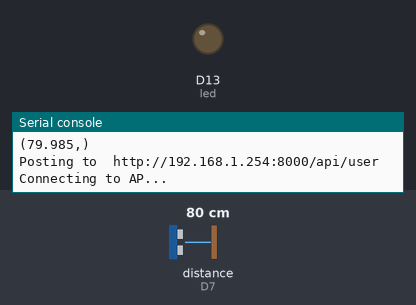
The program below on a simulated CircuitPython board. On the bench: output pins drawn as LEDs (lit = HIGH), the last lines printed to the serial console. The test bench sets the inputs (shaded band); at power-on: distance to the obstacle (sensor on D7) 80 cm. The echo pulse lasts 58.3 µs per cm; WiFi joins after 1.5 s; values from a settings file that is not in the repository are placeholders; web requests get an empty 200 reply after 0.4 s.

Above: at 0.9 s.
At 2.15 s:
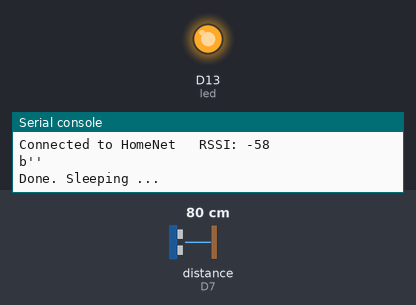
Timing chart, 0 to 7.5 s (numbered marks = the images above):
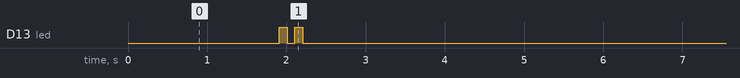

Measured:
- by itself, D13 (led): repeats every 5.8 s: LOW 0.10 s, HIGH 0.10 s, LOW 5.5 s, HIGH 0.10 s
- by itself, everything shown: repeats every 5.8 s, in 4 steps

The program:

spud.py
```python
"""Sample code and test for adafruit_in219"""
import board
import busio
import digitalio
from digitalio import DigitalInOut
import gc
import time
import adafruit_hcsr04


sonar = adafruit_hcsr04.HCSR04(trigger_pin=board.D10, echo_pin=board.D7)

SLEEPTIME = 1200

# Get Wifi and FarmOS details
try:
    from secrets import secrets
except ImportError:
    print("WiFi secrets are kept in secrets.py, please add them there!")
    raise

WIFI_ESSID=secrets['ssid']
WIFI_PASS=secrets['password']
PRIVATE_KEY=secrets['privkey']

print("PK=",PRIVATE_KEY)

#base_url= "http://localhost:8000/api/user"

base_url = "http://192.168.1.254:8000/api/user"

JSON_POST_URL = base_url

# esp32

import adafruit_esp32spi.adafruit_esp32spi_socket as socket
from adafruit_esp32spi import adafruit_esp32spi
import adafruit_requests as requests

esp32_cs = DigitalInOut(board.D11)
esp32_ready = DigitalInOut(board.D12)
esp32_reset = DigitalInOut(board.D9)

esp_spi = busio.SPI(board.SCK, board.MOSI, board.MISO)
esp = adafruit_esp32spi.ESP_SPIcontrol(esp_spi, esp32_cs, esp32_ready, esp32_reset)

led = digitalio.DigitalInOut(board.D13)
led.direction = digitalio.Direction.OUTPUT


def connect(essid,password): # note that these are arguments are b'essid' and b'password'
    print("Connecting to AP...")
    while not esp.is_connected:
        try:
            esp.connect_AP(essid, password)
        except RuntimeError as e:
            print("could not connect to AP, retrying: ",e)
            continue
    print("Connected to", str(esp.ssid, 'utf-8'), "\tRSSI:", esp.rssi)

    # Initialize a requests object with a socket and esp32spi interface
    requests.set_socket(socket, esp)


# measure and display loop
while True:

    gc.collect()

    #try:


    distance = sonar.distance
    print((distance,))


    json_data = {'private_key':PRIVATE_KEY,
        'current':0.,
        'voltage':0.,
        'resistance':distance
        }
    #json_data={"distance":distance}
    print("Posting to ",JSON_POST_URL)

    connect(WIFI_ESSID,WIFI_PASS)
    response = requests.post(JSON_POST_URL, json=json_data)
    print(response.content)
    response.close()

    print("Done. Sleeping ... ")
    for i in range(1,3):
        led.value=True
        time.sleep(.1)
        led.value = False
        time.sleep(.1)

    #except Exception as e:

    #print("error: "+str(e))

    time.sleep(5)
```
